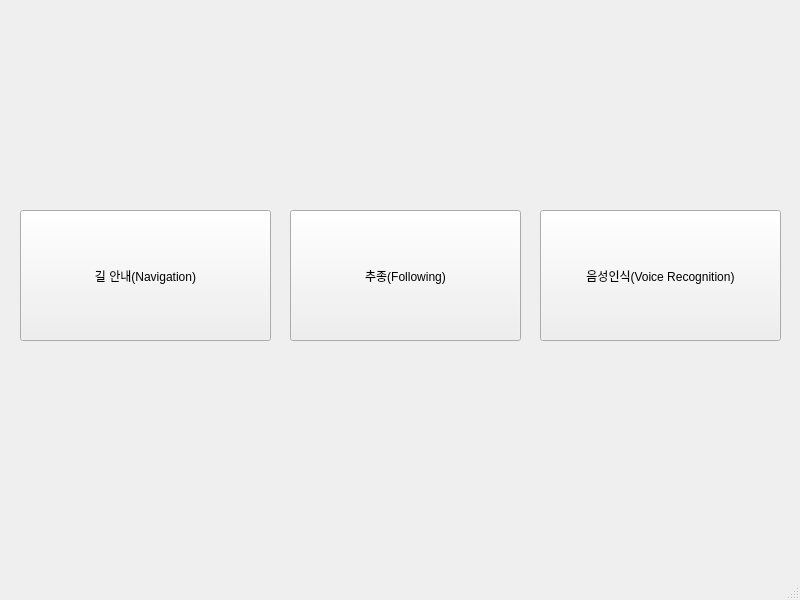
<?xml version="1.0" encoding="UTF-8"?>
<ui version="4.0">
 <class>MainWindow</class>
 <widget class="QMainWindow" name="MainWindow">
  <property name="geometry">
   <rect>
    <x>0</x>
    <y>0</y>
    <width>800</width>
    <height>600</height>
   </rect>
  </property>
  <property name="windowTitle">
   <string>MainWindow</string>
  </property>
  <widget class="QWidget" name="centralwidget">
   <widget class="QPushButton" name="Nav_Btn">
    <property name="geometry">
     <rect>
      <x>20</x>
      <y>210</y>
      <width>251</width>
      <height>131</height>
     </rect>
    </property>
    <property name="text">
     <string>길 안내(Navigation)</string>
    </property>
   </widget>
   <widget class="QPushButton" name="F_Btn">
    <property name="geometry">
     <rect>
      <x>290</x>
      <y>210</y>
      <width>231</width>
      <height>131</height>
     </rect>
    </property>
    <property name="text">
     <string>추종(Following)</string>
    </property>
   </widget>
   <widget class="QPushButton" name="Voice_Btn">
    <property name="geometry">
     <rect>
      <x>540</x>
      <y>210</y>
      <width>241</width>
      <height>131</height>
     </rect>
    </property>
    <property name="text">
     <string>음성인식(Voice Recognition)</string>
    </property>
   </widget>
   <widget class="QLabel" name="label">
    <property name="geometry">
     <rect>
      <x>90</x>
      <y>100</y>
      <width>121</width>
      <height>91</height>
     </rect>
    </property>
    <property name="styleSheet">
     <string notr="true">image: url(:/home/lsc/mqqt_robot/paho.mqtt_py_demo_team/
img/navigation.png);</string>
    </property>
    <property name="text">
     <string/>
    </property>
    <property name="pixmap">
     <pixmap resource="/home/lsc/mqqt_robot/paho.mqtt_py_demo_team/
nav.qrc">:/home/lsc/mqqt_robot/paho.mqtt_py_demo_team/
img/navigation.png</pixmap>
    </property>
    <property name="scaledContents">
     <bool>true</bool>
    </property>
   </widget>
   <widget class="QLabel" name="label_2">
    <property name="geometry">
     <rect>
      <x>330</x>
      <y>90</y>
      <width>131</width>
      <height>101</height>
     </rect>
    </property>
    <property name="styleSheet">
     <string notr="true">image: url(:/home/lsc/mqqt_robot/paho.mqtt_py_demo_team/
img/following.png);</string>
    </property>
    <property name="text">
     <string/>
    </property>
    <property name="pixmap">
     <pixmap resource="/home/lsc/mqqt_robot/paho.mqtt_py_demo_team/
following.qrc">:/home/lsc/mqqt_robot/paho.mqtt_py_demo_team/
img/following.png</pixmap>
    </property>
    <property name="scaledContents">
     <bool>true</bool>
    </property>
   </widget>
   <widget class="QLabel" name="label_3">
    <property name="geometry">
     <rect>
      <x>600</x>
      <y>90</y>
      <width>121</width>
      <height>101</height>
     </rect>
    </property>
    <property name="styleSheet">
     <string notr="true">image: url(:/home/lsc/mqqt_robot/paho.mqtt_py_demo_team/
img/mic.png);</string>
    </property>
    <property name="text">
     <string/>
    </property>
    <property name="pixmap">
     <pixmap resource="/home/lsc/mqqt_robot/paho.mqtt_py_demo_team/
voice.qrc">:/home/lsc/mqqt_robot/paho.mqtt_py_demo_team/
img/mic.png</pixmap>
    </property>
    <property name="scaledContents">
     <bool>true</bool>
    </property>
   </widget>
  </widget>
  <widget class="QMenuBar" name="menubar">
   <property name="geometry">
    <rect>
     <x>0</x>
     <y>0</y>
     <width>800</width>
     <height>24</height>
    </rect>
   </property>
  </widget>
  <widget class="QStatusBar" name="statusbar"/>
 </widget>
 <resources>
  <include location="/home/lsc/mqqt_robot/paho.mqtt_py_demo_team/
nav.qrc"/>
  <include location="/home/lsc/mqqt_robot/paho.mqtt_py_demo_team/
voice.qrc"/>
  <include location="/home/lsc/mqqt_robot/paho.mqtt_py_demo_team/
following.qrc"/>
 </resources>
 <connections/>
</ui>
